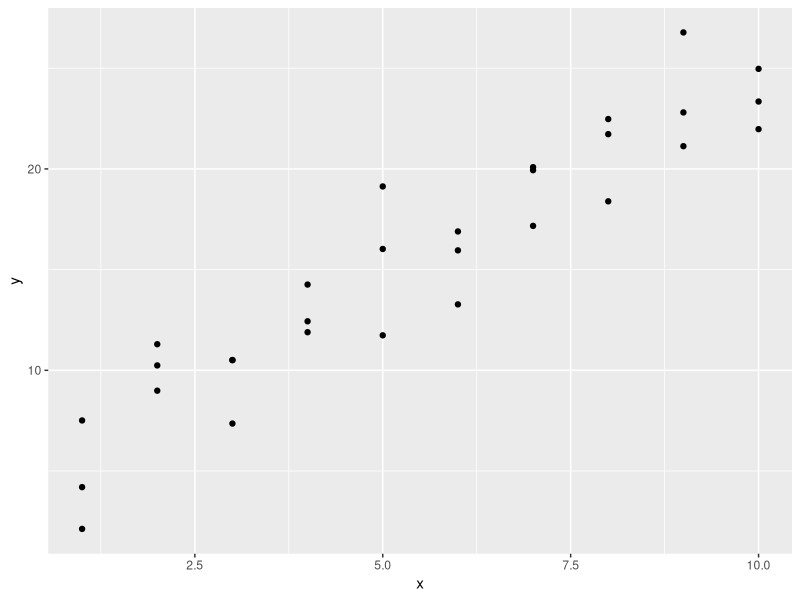
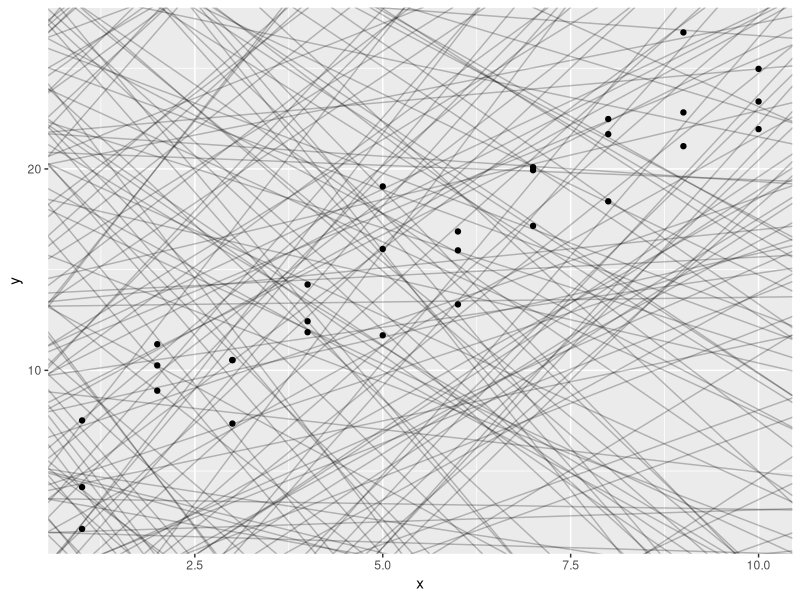
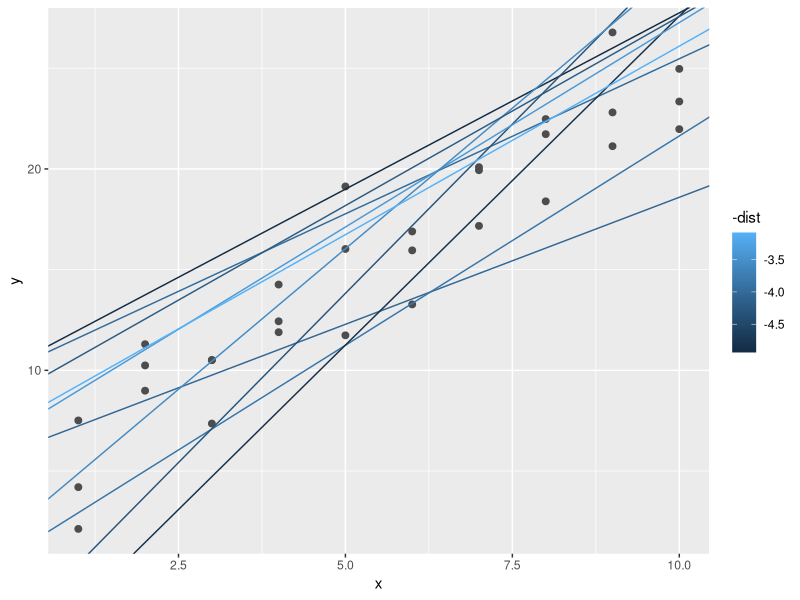
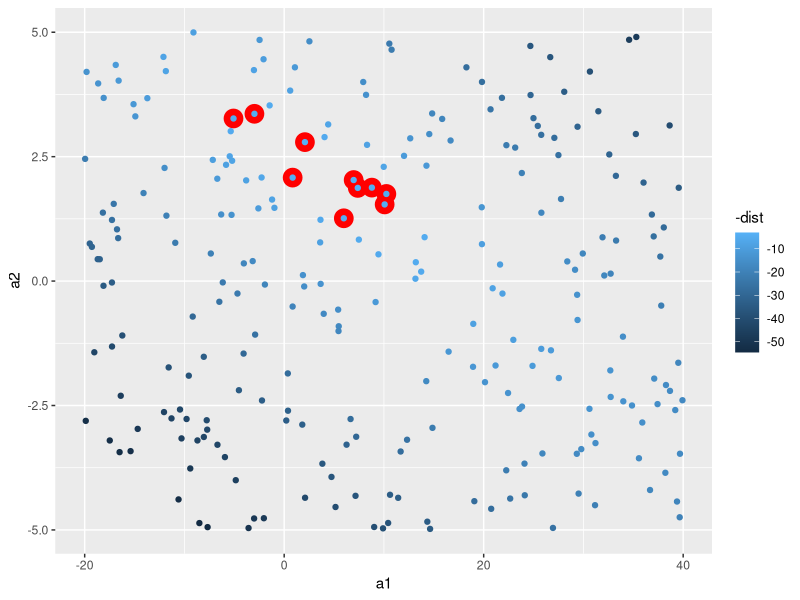
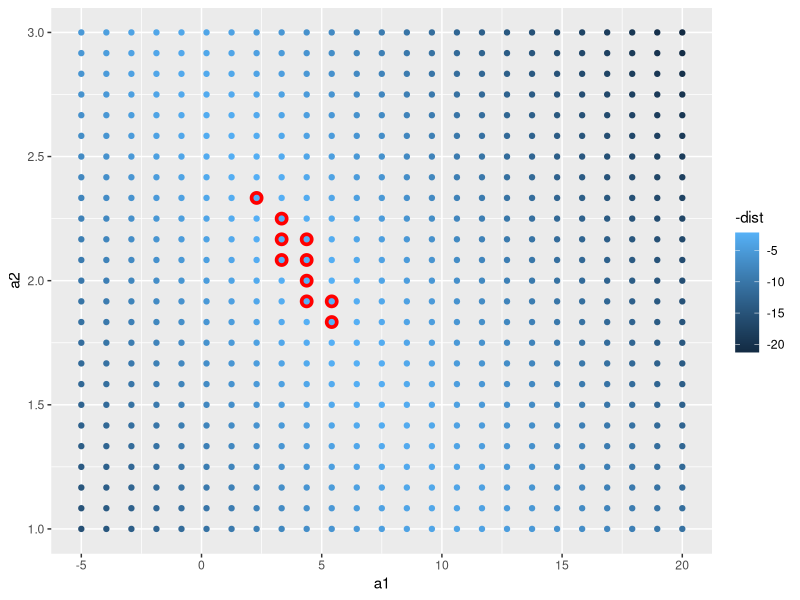
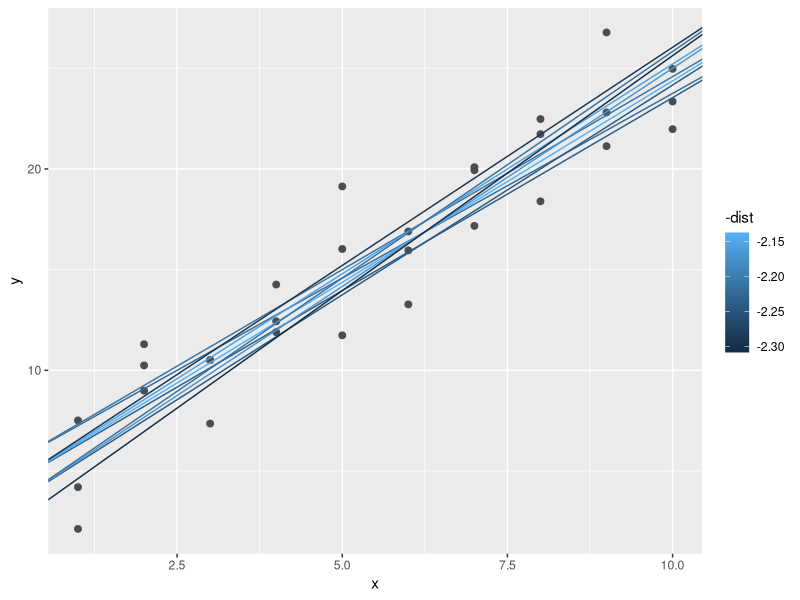
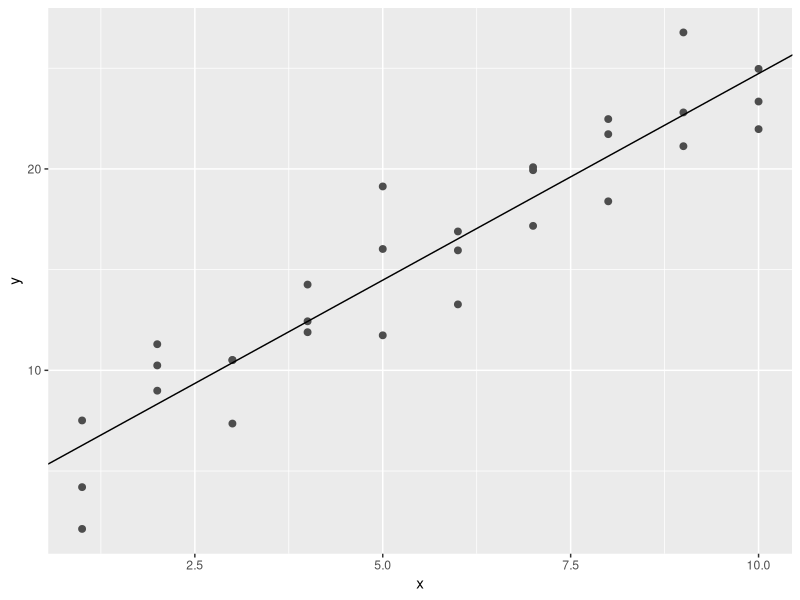
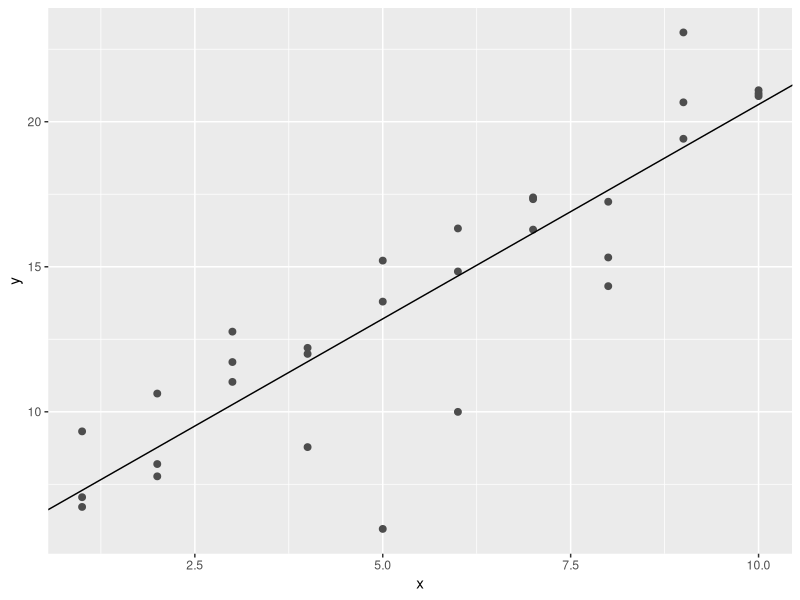

The R source for these figures, in order: (Note: this script raises an error after producing the figures.)
# Model Basics with modelr

#we are going to use models to partition data into patterns and residuals(residuals represent the difference between observed values and predicted values)
#source Google: Example: If a regression model predicts a student's test score to be 85, and the actual score is 90, the residual is 5. This indicates the model underestimated the score by 5 points.

#strong patterns will hide subtler trends.
# there are two parts to a model:

## 1. first rule is to define a group of models that helps you to capture a pattern (a straight line or a quadratic curve)
### expressing this as an equation will be: 
### y = a_1 * x + a_2 or
### y - a_1 * x ^ a_2
#### x and y are variables from data
#### a_1 and a_2 are parameters to capture patterns

## 2. after this, you will fit the right model from a family of models.

## George Box quote " All models are wrong, but some are useful."

"The goal of a model is not to uncover truth, but to discover a simple approximation that is still useful."

library(tidyverse)

library(modelr)
options(na.action = na.warn)

# A simple model

ggplot(sim1, aes(x, y)) +
  geom_point()

#> we can see a strong pattern in the data.
#> the relationship looks linear: y = a_0 + a_1 * x
#> we can start by using geom_abline() which takes a slope and intercept as parameters

models <- tibble(
  a1 = runif( 250, -20, 40),
  a2 = runif(250, -5, 5)
)

ggplot(sim1, aes(x, y)) +
  geom_abline(
    aes(intercept = a1, slope = a2),
    data = models, alpha = 1/4
  ) +
  geom_point()

#there are way too many models on this plot, we need to find one that is closer to the data.
#to do that, we need to find the distance between each point and the model.

#creating a function, will help us compute the distance.

model1 <- function(a, data) {
  a[1] + data$x * a[2]
}
model1(c(7, 1.5), sim1)

#next, we need to compute an overall distance betweem the predicted and actual values (for exp, we can use root-mean-squared deviation)

measure_distance <- function(mod, data) {
  diff <- data$y - model1(mod, data)
  sqrt(mean(diff ^ 2))
}

measure_distance(c(7, 1.5), sim1)

#we need a helper function.

sim1_dist <- function(a1, a2) {
  measure_distance(c(a1, a2), sim1)
}

models <- models %>% 
  mutate(dist = purrr::map2_dbl(a1, a2, sim1_dist))
models

#next, we can overlay the 10 best models (the way it is shown to us in the graph - brightest colour is the best(smallest distance)).

ggplot(sim1, aes(x, y)) +
  geom_point(size = 2, color = "grey30") +
  geom_abline(
    aes(intercept = a1, slope = a2, colour = -dist),
    data = filter(models, rank(dist) <= 10)
  )

#in the next scatterplot, the red circles are the best models.

ggplot(models, aes(a1, a2)) +
  geom_point(
    data = filter(models, rank(dist) <= 10),
    size = 6, colour = "red"
  ) +
  geom_point(aes(colour = -dist))

#another option is to generate an evenly spaced grid of points (grid search)

grid <- expand.grid(
  a1 = seq(-5, 20, length = 25),
  a2 = seq(1, 3, length = 25)
) %>% 
  mutate(dist = purrr::map2_dbl(a1, a2, sim1_dist))

grid %>% 
  ggplot(aes(a1, a2)) +
  geom_point(
    data = filter(grid, rank(dist) <= 10),
    size = 4, colour = "red"
  ) +
  geom_point(aes(colour = -dist))

#now let's try and overlay the 10 models:

ggplot(sim1, aes(x, y)) +
  geom_point(size = 2, colour = "grey30") +
  geom_abline(
    aes(intercept = a1, slope = a2, colour = -dist),
    data = filter(grid, rank(dist) <= 10)
  )

#we can do this until we get a finer grid (best model), or we can use a tool named Newton-Raphson search.
#the way this works, is by choosing a starting point and look around for the steepest slope, until you can not go any lower.
#we can use optim() for this modeling:

best <- optim(c(0, 0), measure_distance, data = sim1)
best$par
best

ggplot(sim1, aes(x, y)) +
  geom_point(size = 2, colour = "grey30") +
  geom_abline(intercept = best$par[1], slope = best$par[2])

# you can find the best model if you can minimize the distance by modifying the parameters of the model and having a function that defines the distance between a model and a dataset.

#we can also use linear models, in a form of: y = a_1 + a_2 * x_1 + a_3 * x_2 + ... + a_n * x_(n - 1)

#this simple model is the same to a general linear model where n = 2 and x_1 = x

#lm() formulas look like y ~ x, which lm will translate to a function like y = a_1 + a_2 * x

sim1_mod <- lm(y ~ x, data = sim1)
coef(sim1_mod)
#similar results with optim()

#lm finds the closest model in a single step

# Exercises:

#1. One downside of the linear model is that it is sensitive to unusual values because the distance incorporates a squared term. Fit a linear model to the following simulated data, and visualize the results. Rerun a few times to generate different simulated datasets. What do you notice about the model?

sim1a <- tibble(
  x = rep(1:10, each = 3),
  y = x * 1.5 + 6 + rt(length(x), df = 2)
)

#2. One way to make linear odels more robust is to use a different distance measure. For example, instead of root-mean-squared distance, you could use mean-absolute distance:

measure_distance <- function(mod, data) {
  diff <- data$y - make_prediction(mod, data)
  mean(abs(diff))
}

#Use optim() to fit this model to the pervious simulated data and compare it to the linear model.

#3. One challenge with performing numerical optimization is that it's only guaranteeed to find one local optima. What's the problem with optimizing a three-parameter model like this?

model1 <- function(a, data) {
  a[1] + data$x * a[2] + a[3]
}

#Answers:

#1. 

sim1a <- tibble(
  x = rep(1:10, each = 3),
  y = x * 1.5 + 6 + rt(length(x), df = 2)
)

sim1a_modeling <- lm(y ~ x, data = sim1a)
sim1a_modeling
summary(sim1a_modeling)

ggplot(sim1a, aes(x, y)) +
  geom_point(size = 2, color = "grey30") +
  geom_abline(intercept = sim1a_modeling$coefficients[1], slope = sim1a_modeling$coefficients[2])

# We can notice that everytime we're generating different simulated datasets, by running the summary we can see a big difference at the distance between the fitted line and the data.
# These figures, for example min and max should be equally distributed around the line (or better said, to be approximately same distance to 0)
# The first quantile and the third quantile to be equal distance from zero. (the same goes for the median)

#Extras:
view(sim1a)

ggplot(sim1a, aes(x, y)) +
  geom_point()

ggplot(sim1a, aes(x, y)) +
  geom_point(size = 2, colour = "grey30") +
  geom_abline(
    aes(intercept = a1, slope = a2, color = -dist),
    data = filter(models, rank(dist) <= 10)
  )

coef(sim1a_modeling)

hist(resid(sim1a_modeling), nclass = 2)
boxplot(y ~ x, data = sim1a)

sum <- summary(sim1a_modeling)
sum$coefficients

#2.

make_prediction <- function(a, data) {
  a[1] + data$x * a[2]
}

measure_distance <- function(mod, data) {
  diff <- data$y - make_prediction(mod, data)
  mean(abs(diff))
}

optim_ver <- optim(c(0, 0), measure_distance, data = sim1a)
optim_ver$par

coef(sim1a_modeling)

#3.

sim1a <- tibble(
  x = rep(1:10, each = 3),
  y = x * 1.5 + 6 + rt(length(x), df = 2)
)

model1 <- function(a, data) {
  a[1] + data$x * a[2] + a[3]
}

measure_distance_test <- function(mod, data) {
  diff <- data$y - model1(mod, data)
  mean(abs(diff))
}
sim1a
optim_ver <- optim(c(0,0,0), measure_distance_test, data = sim1a)
optim_ver$par
?optim
#one challenge in optimizing a three-parameter model will be that we question if those parameters are related to each other.

#also, every time I run with the third parameter, as our data has got only 2 variables, it shows a significant amount in the difference between the 3 (this is also called sloppiness).


#Visualising Models

# in the following, we are going to understand a model by looking at its predictions.
# we can also see what the model doesn't capture (these residuals are useful because it allow us to use models to remove striking patterns - studying the remaining ones)


# Predictions

#using modelr::data_grid() to generate an evenly spaced grid

grid <- sim1 %>% 
  data_grid(x)
grid

# using modelr::add_predictions() to add the predictions from the model to a new column

grid <- grid %>% 
  add_predictions(sim1_mod)
grid

ggplot(sim1, aes(x)) +
  geom_point(aes(y = y)) +
  geom_line(
    aes(y = pred),
    data = grid,
    color = "red",
    size = 1
  )

# Residuals

#flip side of predictions

sim1 <- sim1 %>% 
  add_residuals(sim1_mod)
sim1

#here we can understand the spread of the residuals

ggplot(sim1, aes(resid)) +
  geom_freqpoly(binwidth = 0.5)

ggplot(sim1, aes(x, resid)) +
  geom_ref_line(h = 0) +
  geom_point()

# Exercises:

#1. Instead of using lm() to fit a straight line, you can use loess() to fit a smooth curve. Repeat the process of model fitting, grid generation, predictions, and visualisation on sim1 using loess() instead of lm(). How does the result compare to geom_smooth()?

#2. add_predictions() is paired with gather_predictions() and spread_predictions(). How do these three functions differ?

#3. What does geom_ref_line() do? What package does it come from? Why is displaying a reference line in plots showing residuals useful and important?

#4. Why might you want to look at a frequency polygon of absolute residuals? What are the pros and cons comapred to looking at the raw residuals?

# Answers:

#1.

sim1_modeling_loess <- loess(y ~ x, data = sim1)
sim1_modeling_loess

sim1_modeling_lm <- lm(y ~ x, data = sim1)
sim1_modeling_lm

sim1 <- sim1 %>% 
  add_residuals(sim1_modeling_lm) %>% 
  add_predictions(sim1_modeling_lm) %>% 
  add_residuals(sim1_modeling_loess) %>% 
  add_predictions(sim1_modeling_loess)

loess_plot <- ggplot(
  sim1, aes(x, y)) +
  geom_point() +
  geom_line(aes(x, pred), data = sim1, color = "green")
loess_plot

sim1_modeling_lm_resid <- sim1 %>% add_residuals(sim1_modeling_lm)
sim1_modeling_lm_resid

sim1_modeling_loess_resid <- sim1 %>% add_residuals(sim1_modeling_loess)
sim1_modeling_loess_resid

ggplot() +
  geom_freqpoly(data = sim1_modeling_lm_resid, aes(resid), color = "blue") +
  geom_freqpoly(data = sim1_modeling_loess_resid, aes(resid), color = "green")


#let's try geom_smooth()

loess_plot +
  geom_smooth(method = "loess", color = "red", se = FALSE)

#they're identical

#2.

?add_predictions
add_predictions(data, model, var = "pred", type = NULL)

spread_predictions(data, ..., type = NULL)

gather_predictions(data, ..., .pred = "pred", .model = "model", type = NULL)

#spread_predictions adds one column for each model. gather_predictions adds two columns .model and .pred, and repeats the input rows for each model.

#3.

help("geom_ref_line")
#Add a reference line (ggplot2).
#package modelr

#4.

ggplot() +
  geom_freqpoly(data = sim1_modeling_lm_resid, aes(abs(resid)), color = "blue")

# the difference between the 2 is that the absolute residuals removes the negative signs,
#I believe it is good to be used, in case our raw residual is wrong, and we can see how the prediction would look like differently.

#we can never see with the absolute residual if it is under or over fitted.


# Formulas and Model Families

#recap:
?facet_wrap
p <- ggplot(mpg, aes(displ, hwy)) + geom_point()
view(p)
p + facet_wrap(vars(class))

?facet_grid
p + facet_grid(rows = vars(drv))
?model_matrix() #can be used to see what R actually does, each column is associated with one coefficient in the model, the formula: y = a_1 * out1 + a_2 * out_2
model_matrix(mtcars, mpg ~ cyl)

#> the majority of modeling functions in R use a standard conversion from formulas to functions.
#> for example: y ~ x is similar to y = a_1 + a_2 * x

df <- tribble(
  ~y,  ~x1,  ~x2,
   4,    2,    5,
   5,    1,    6
)

model_matrix(df, y ~ x1)

#we can drop the column of 1 with:
model_matrix(df, y ~ x1 - 1)

model_matrix(df, y ~ x1 + x2)


# Categorical variables

#generating a function from a formula is easy when the predictor is continuous, but complicated when the predictor is categorical.

df <- tribble(
   ~ sex,    ~ response,
  "male",    1,
  "female",  2,
  "male",    1
)

model_matrix(df, response ~ sex)

ggplot(sim2) +
  geom_point(aes(x, y))

mod2 <- lm(y ~ x, data = sim2)

grid <- sim2 %>% 
  data_grid(x) %>% 
  add_predictions(mod2)
grid

#a model with a categorical x will predict the mean value for each category, because the mean minimizes the root-mean-squared distance.

#let's see this on the next graph, overlaying the predictions on top of the data:

ggplot(sim2, aes(x)) +
  geom_point(aes(y = y)) +
  geom_point(
    data = grid,
    aes(y = pred),
    color = "red",
    size = 4
  )

tibble(x = "e") %>% 
  add_predictions(mod2) #this wont work because our data hasn't got the variable e

# Interactions (Continuous and Categorical)

#let's see what happens when you combine a categorical and continuous variable, we are using sim3 for this simulation.

ggplot(sim3, aes(x1, y)) +
  geom_point(aes(colour = x2))

sim3

#there are 2 possible models that we can use:

mod1 <- lm(y ~ x1 + x2, data = sim3)
mod2 <- lm(y ~ x1 * x2, data = sim3)

# the PLUS in our equation, will make the model estimate each effect independent of all the others.
# we can us MULTIPLY (asterix) and in this case both the individual and interaction components are included in the model: y ~ x1 * x2 will be y = a_0 + a_1 * a1 + a_2 * a2 + a_12 * a1 * a2

#to visualise these models, we use two tricks:
?data_grid
data_grid(mtcars, vs, am) # To visualise a model, it is very useful to be able to generate an evenly spaced grid of points from the data. data_grid helps you do this by wrapping around tidyr::expand().

##> in our case, because we got 2 predictors x1 and x2, we need to give data_grid() both variables so it can generate all combinations between the 2.
##> now, to generate predictions for mod1 and mod2, we are using gather_predictions() (this will add as a row) - the complement is spread_predictions()
##> the result will be:
?gather_predictions

grid <- sim3 %>% 
  data_grid(x1, x2) %>% 
  gather_predictions(mod1, mod2)
grid

ggplot(sim3, aes(x1, y, colour = x2)) +
  geom_point() +
  geom_line(data = grid, aes(y = pred)) +
  facet_wrap(~ model)

#INFO! - the model that uses + has the same slope for each line, but different intercepts.
#      - the model that uses * has a different slope and intercept for each line.

#let's find out which model is better for this data:

sim3 <- sim3 %>% 
  gather_residuals(mod1, mod2)

ggplot(sim3, aes(x1, resid, colour = x2)) +
  geom_point() +
  facet_grid(model ~ x2)


# Interactions ( two continuous )

mod1 <- lm(y ~ x1 + x2, data = sim4)
mod2 <- lm(y ~ x1 * x2, data = sim4)

grid <- sim4 %>% 
  data_grid(
    x1 = seq_range(x1, 5),
    x2 = seq_range(x2, 5)
  ) %>% 
  gather_predictions(mod1, mod2)

grid %>%  view

#seq_range helps us use spaced grid values between minimum and maximum numbers.

# pretty = TRUE will generate a "pretty" sequence.

seq_range(c(0.0123, 0.923423), n = 5)
seq_range(c(0.0123, 0.923423), n = 5, pretty = TRUE)

# trim = 0.1 will trim off 10% of the tail values ( you can also generate values near the center)

x1 <- rcauchy(100)
seq_range(x1, n = 5)

seq_range(x1, n = 5, trim = 0.1)
seq_range(x1, n = 5, trim = 0.25)
seq_range(x1, n = 5, trim = 0.50)

# expand = 0.1 is the opposite of trim() - expending by 10%

x2 <- c(0, 1)
seq_range(x2, n = 5)

seq_range(x2, n = 5, expand = 0.1)
seq_range(x2, n = 5, expand = 0.25)
seq_range(x2, n = 5, expand = 0.5)

ggplot(grid, aes(x1, x2)) +
  geom_tile(aes(fill = pred)) +
  facet_wrap(~ model)

#this grid it is hard to understand, so we can try something different, using geom line:

ggplot(grid, aes(x1, pred, color = x2, group = x2)) +
  geom_line() +
  facet_wrap(~ model)

ggplot(grid, aes(x2, pred, colour = x1, group = x1)) +
  geom_line() +
  facet_wrap(~ model)

#we need to consider both values of x1 and x2 simultaneously in order to predict y.
# the model doesn't have to be perfect, it just has to help you reveal a little more about your data.

# Transformations

#we can perform transformations inside the model formula:
#exp:
log(y) ~ sqrt(x1) + x2 # => y = a_1 + a_2 * x1 * sqrt(x) + a_3 * x2

#if your transformation involves +, *, etc.we need to wrap it in I()
#exp:

y ~ x + I(x ^ 2) # => y = a_1 + a_2 * x + a_3 * x^2
#now, if we forget the I() and specify:
y ~ x ^ 2 + x # this will be y ~ x * x + x meaning that y ~ x ^ 2 + x specifies y = a_1 + a_2 * x 

#you can always use model_matrix to see what the equation is doing:

df <- tribble(
  ~y,   ~x,
   1,    1,
   2,    2,
   3,    3
)

model_matrix(df, y ~ x^2 + x)

model_matrix(df, y ~ I(x^2) + x)

#we can use this transformations to approximate nonlinear functions.

#we can also make use of Taylor's theorem, using a linear function to get arbitrarily close to a smooth function:
y = a_1 + a_2 * x + a_3 * x^2 + a_4 * x ^ 3 #we can do this by using poly():
model_matrix(df, y ~ poly(x, 2)) #the downside of using poly is that outside of the data, polynomials shoot off to positive or negative infinity

#an alternative to poly:
library(splines)
model_matrix(df, y ~ ns(x, 2))

#approximating a non-linear function:
sim5 <- tibble(
  x = seq(0, 3.5 * pi, length = 50),
  y = 4 * sin(x) + rnorm(length(x))
)

ggplot(sim5, aes(x, y)) +
  geom_point()

#fitting 5 models:

mod1 <- lm(y ~ ns(x, 1), data = sim5)
mod2 <- lm(y ~ ns(x, 2), data = sim5)
mod3 <- lm(y ~ ns(x, 3), data = sim5)
mod4 <- lm(y ~ ns(x, 4), data = sim5)
mod5 <- lm(y ~ ns(x, 5), data = sim5)

grid <-  sim5 %>% 
  data_grid(x = seq_range(x, n = 50, expand = 0.1)) %>% 
  gather_predictions(mod1, mod2, mod3, mod4, mod5, .pred = "y")

ggplot(sim5, aes(x, y)) +
  geom_point() +
  geom_line(data = grid, colour = "red") +
  facet_wrap( ~ model)

#the model can not tell you if the behavior is true - we have to rely on theory and science.

# Exercises:

#1. What happens if you repeat the analysis of sim2 using a model without an intercept? What happens to the model equation? What happens to the predictions:

#2. Use model_matrix() to explore the equations generated for the models I fit to sim3 and sim4. Why is * a good shorthand for interaction?

#3. Using the basic principles, convert the formulas in the following two models into functions. (Hint: start by converting the categorical variable into 0-1 variables.)

mod1 <- lm(y ~ x1 + x2, data = sim3)
mod2 <- lm(y ~ x1 * x2, data = sim3)

#4. For sim4, which of mod1 and mod2 is better? I think mod2 does a slightly better job at removing patterns, but it's pretty subtle. Can you come up with a plot to support my claim?

# Answers:

#1. 

mod234 <- lm(y ~ x, data = sim2)

#Source geeksforgeeks: To remove the intercept from a linear model, we manually set the value of intercept zero. In this way, we may not necessarily get the best fit line but the line guaranteed passes through the origin. To set the intercept as zero we add 0 and plus sign in front of the fitting formula. This makes the intercept zero.

mod_Nintercept <- lm(y ~ 0 + x, data = sim2)

grid <- sim2 %>% 
  data_grid(x) %>% 
  add_predictions(mod234)
grid

grid2_interc <- sim2 %>% 
  data_grid(x) %>% 
  add_predictions(mod_Nintercept)
grid2_interc

#we are adding a zero to the model equation, but the predictions remain the same.

#2. 

model_matrix(sim3, y ~ x1 + x2)
model_matrix(sim3, y ~ x1 * x2)
model_matrix(sim4, y ~ x1 * x2)

# * is a good shorthand for interaction because it gives you a wider view of the calculation. 
#Source google: symbol is a shortcut that adds both the individual predictors and their interaction term(s)
?model_matrix
